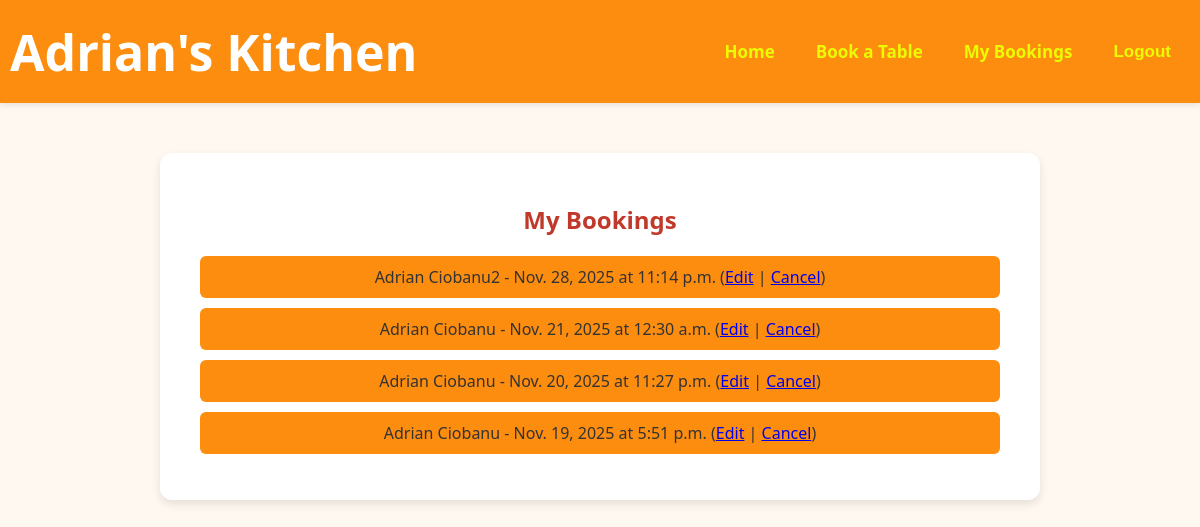
The page /bookings/ (signed in) on the database its author committed.
### bookings/models.py (models this page shows, shortened)
class Booking(models.Model):
    user = models.ForeignKey(User, on_delete=models.CASCADE)
    name = models.CharField(max_length=100)
    date = models.DateField()
    time = models.TimeField()
    guests = models.IntegerField()

### bookings/views.py (the view)
# urls.py: path('bookings/', views.view_bookings, name="view_bookings"),
@login_required
def view_bookings(request):
    bookings = Booking.objects.filter(user=request.user).order_by("-date", "-time")
    return render(request, "bookings/view_bookings.html", {"bookings": bookings})

### bookings/templates/bookings/view_bookings.html (shortened to what this page needs)
{% extends "bookings/base.html" %}
{% block content %}
    <h2>My Bookings</h2>
    {% if bookings %}
        <ul>
            {% for booking in bookings %}
                <li>
                    {{ booking.name }} - {{ booking.date }} at {{ booking.time }}
                    (<a href="{% url 'edit_booking' booking.id %}">Edit</a> |
                     <a href="{% url 'delete_booking' booking.id %}">Cancel</a>)
                </li>
            {% endfor %}
        </ul>
    {% else %}
        <p>No bookings yet.</p>
    {% endif %}
{% endblock %}

### bookings/static/bookings/css/style.css (style rules this page uses)
body { font-family: 'Segoe UI', Tahoma, Geneva, Verdana, sans-serif; background-color: #fff8f0; color: #333; margin: 0; padding: 0; text-align: center; }
ul { list-style-type: none; padding: 0; }
li { margin: 10px 0; background: rgb(252, 141, 15); padding: 10px; border-radius: 6px; }
h1, h2, h3 { color: #c0392b; margin-bottom: 20px; }

### rows shown on the page
Booking: name "Adrian Ciobanu2", date "Nov. 28, 2025", time "11:14 p.m."
Booking: name "Adrian Ciobanu", date "Nov. 21, 2025", time "12:30 a.m."
Booking: name "Adrian Ciobanu", date "Nov. 20, 2025", time "11:27 p.m."
Booking: name "Adrian Ciobanu", date "Nov. 19, 2025", time "5:51 p.m."
